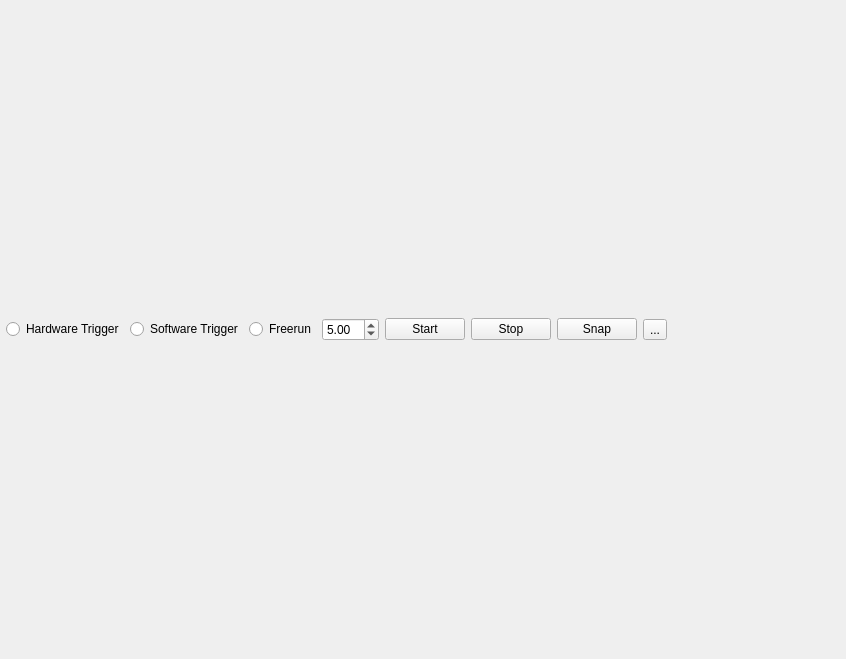
<?xml version="1.0" encoding="UTF-8"?>
<ui version="4.0">
 <class>Form</class>
 <widget class="QWidget" name="Form">
  <property name="geometry">
   <rect>
    <x>0</x>
    <y>0</y>
    <width>846</width>
    <height>659</height>
   </rect>
  </property>
  <property name="windowTitle">
   <string>Form</string>
  </property>
  <layout class="QHBoxLayout" name="horizontalLayout_2">
   <property name="leftMargin">
    <number>6</number>
   </property>
   <property name="topMargin">
    <number>6</number>
   </property>
   <property name="rightMargin">
    <number>6</number>
   </property>
   <property name="bottomMargin">
    <number>6</number>
   </property>
   <item>
    <layout class="QVBoxLayout" name="verticalLayout">
     <item>
      <layout class="QHBoxLayout" name="horizontalLayout">
       <item>
        <widget class="QRadioButton" name="hardware_trigger">
         <property name="toolTip">
          <string>Configure to hardware trigger</string>
         </property>
         <property name="text">
          <string>Hardware Trigger</string>
         </property>
        </widget>
       </item>
       <item>
        <widget class="QRadioButton" name="software_trigger">
         <property name="toolTip">
          <string>Configure to software trigger</string>
         </property>
         <property name="text">
          <string>Software Trigger</string>
         </property>
        </widget>
       </item>
       <item>
        <widget class="QRadioButton" name="freerun">
         <property name="text">
          <string>Freerun</string>
         </property>
        </widget>
       </item>
       <item>
        <widget class="QDoubleSpinBox" name="frame_rate_spin">
         <property name="decimals">
          <number>2</number>
         </property>
         <property name="minimum">
          <double>0.500000000000000</double>
         </property>
         <property name="maximum">
          <double>17.199999999999999</double>
         </property>
         <property name="value">
          <double>5.000000000000000</double>
         </property>
        </widget>
       </item>
       <item>
        <widget class="QPushButton" name="start_acquisition_button">
         <property name="toolTip">
          <string>Start</string>
         </property>
         <property name="text">
          <string>Start</string>
         </property>
         <property name="icon">
          <iconset theme="media-playback-start">
           <normaloff>.</normaloff>.</iconset>
         </property>
        </widget>
       </item>
       <item>
        <widget class="QPushButton" name="stop_acquisition_button">
         <property name="text">
          <string>Stop</string>
         </property>
         <property name="icon">
          <iconset theme="media-playback-stop">
           <normaloff>.</normaloff>.</iconset>
         </property>
        </widget>
       </item>
       <item>
        <widget class="QPushButton" name="pushButton_snap">
         <property name="toolTip">
          <string>Take a single image</string>
         </property>
         <property name="text">
          <string>Snap</string>
         </property>
         <property name="icon">
          <iconset>
           <normaloff>:/qtutils/fugue/control-stop.png</normaloff>:/qtutils/fugue/control-stop.png</iconset>
         </property>
        </widget>
       </item>
       <item>
        <widget class="QToolButton" name="settings_tool">
         <property name="text">
          <string>...</string>
         </property>
        </widget>
       </item>
       <item>
        <spacer name="horizontalSpacer">
         <property name="orientation">
          <enum>Qt::Horizontal</enum>
         </property>
         <property name="sizeHint" stdset="0">
          <size>
           <width>40</width>
           <height>20</height>
          </size>
         </property>
        </spacer>
       </item>
      </layout>
     </item>
    </layout>
   </item>
  </layout>
 </widget>
 <resources>
  <include location="../../../clones/qtutils/qtutils/icons/icons.qrc"/>
 </resources>
 <connections/>
</ui>
